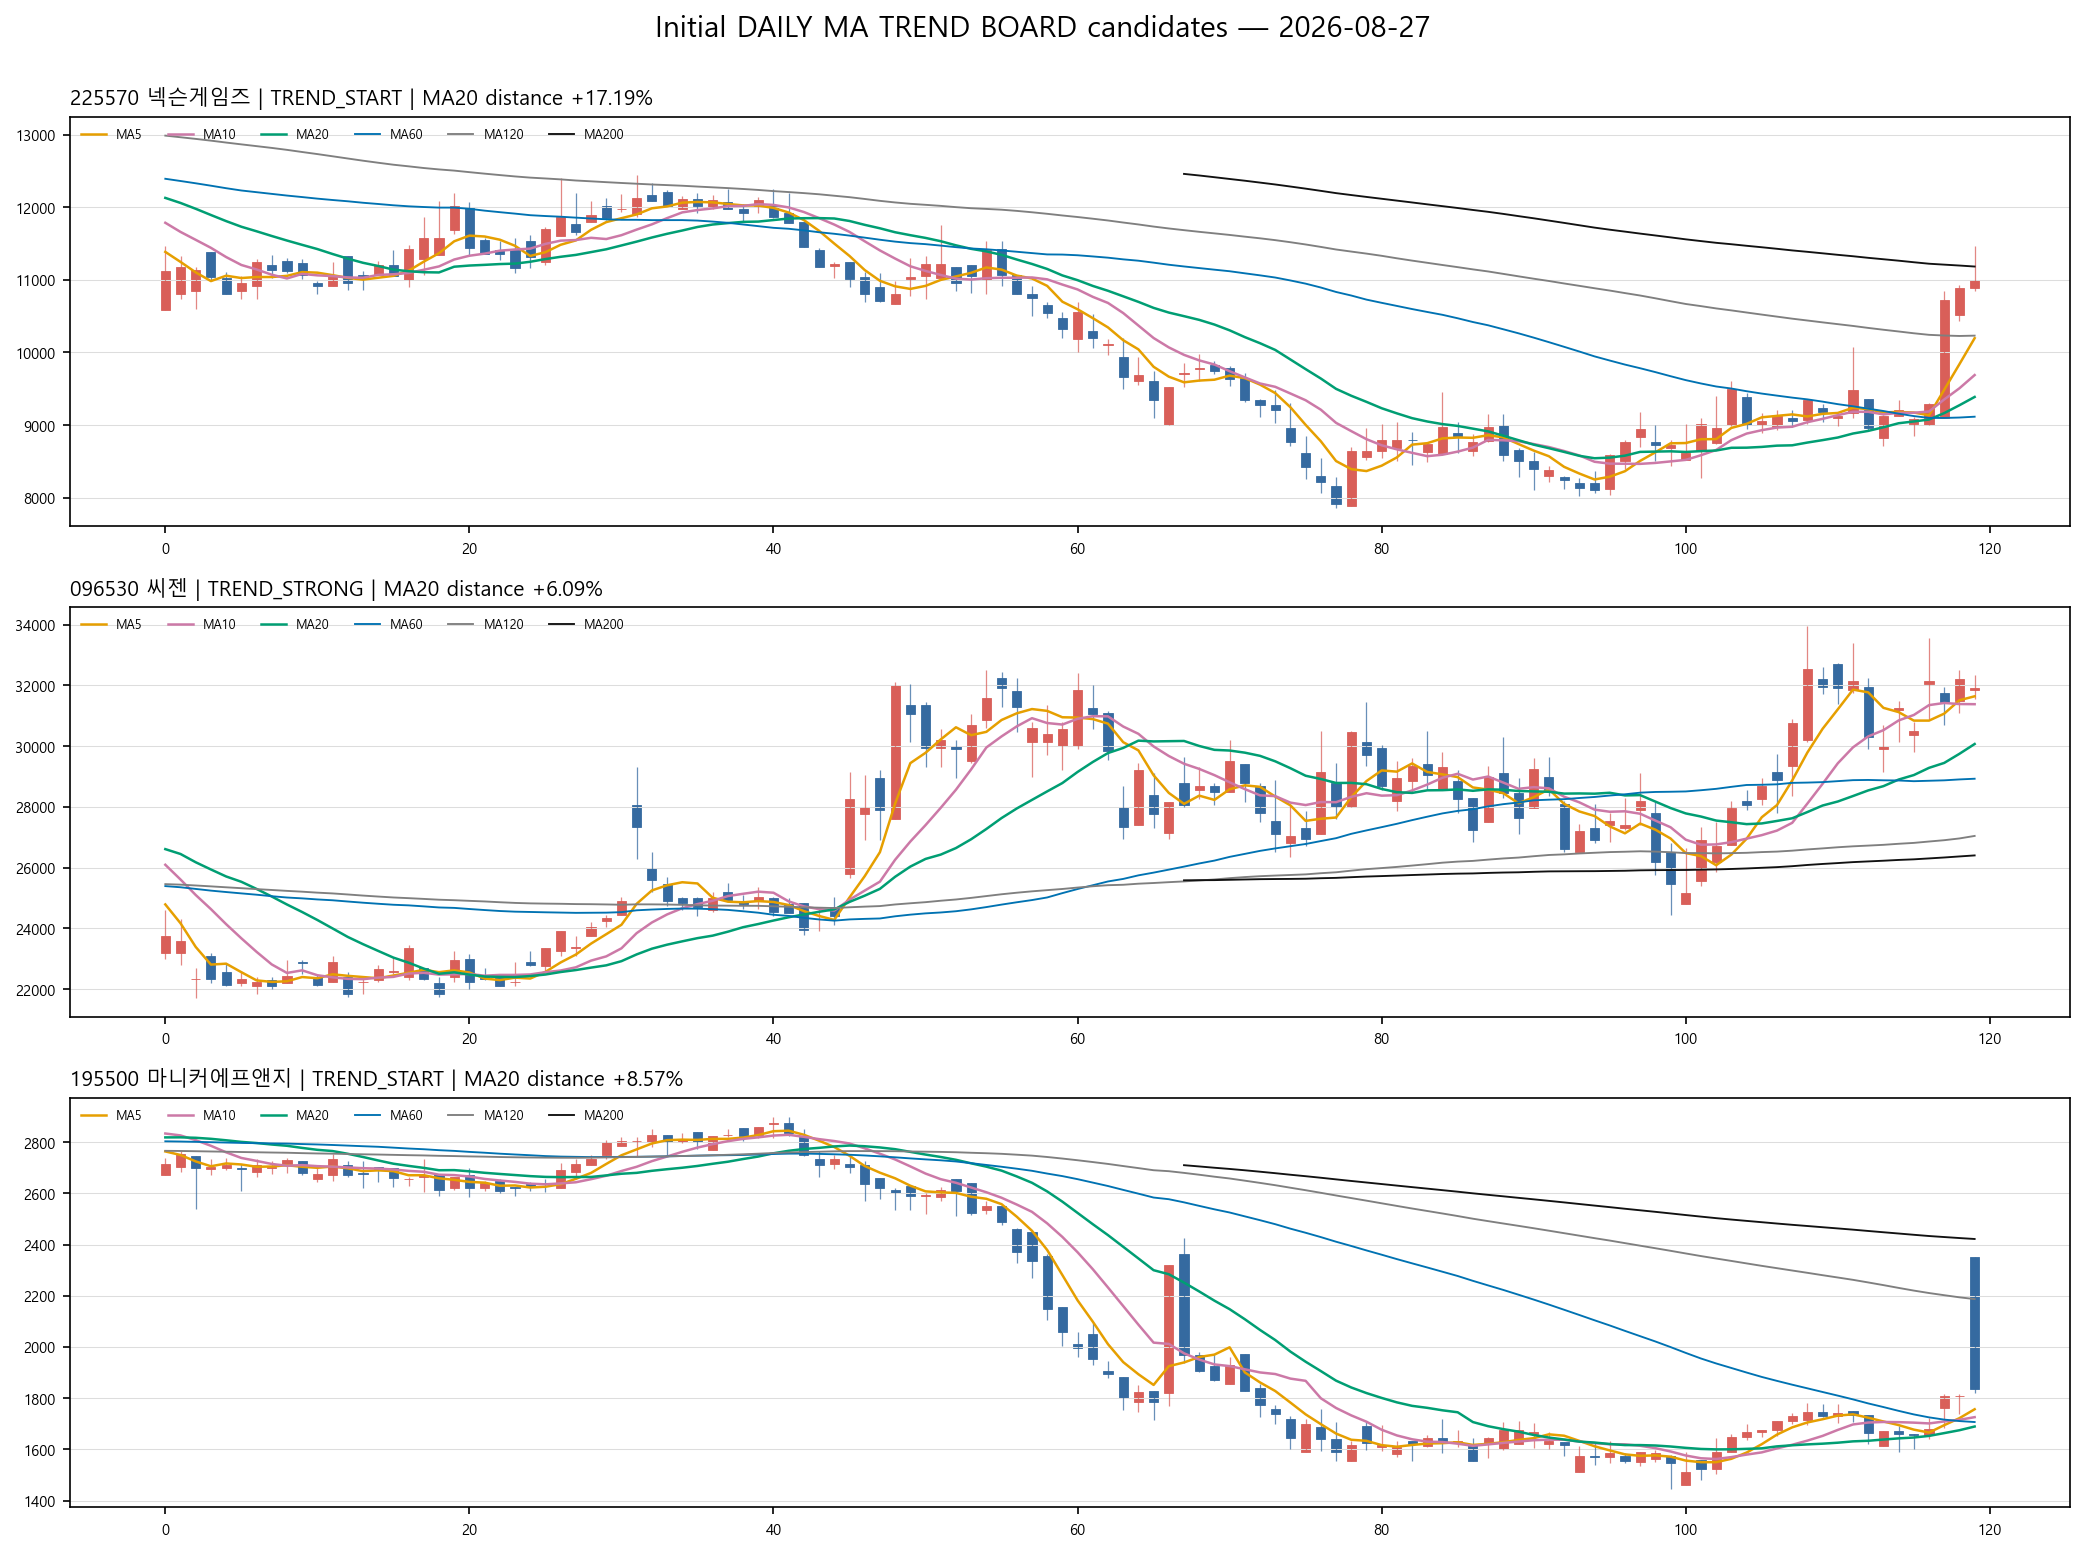

This figure's Python source:
# -*- coding: utf-8 -*-
"""최초 DAILY MA TREND BOARD 조건 재현 및 일봉 차트 QA. 생산/주문 미연결."""
from __future__ import annotations

import json, math
from pathlib import Path

import matplotlib.pyplot as plt
from matplotlib.patches import Rectangle
import pandas as pd

plt.rcParams["font.family"] = "Malgun Gothic"
plt.rcParams["axes.unicode_minus"] = False

ROOT = Path(r"C:\stock_bot")
SOURCE = ROOT / "data" / "eod_daily_bars.csv"
OUT_JSON = ROOT / "reports" / "initial_ma_board_chart_check_20260827.json"
OUT_PNG = ROOT / "reports" / "initial_ma_board_chart_check_20260827.png"
DAY = "20260827"
MA_WINDOWS = (5, 10, 20, 60, 120, 200)


def ma(close, window, end=None):
    end = len(close) if end is None else end
    start = end - window
    return float(close.iloc[start:end].mean()) if start >= 0 else 0.0


def pct(current, previous):
    return (current / previous - 1.0) * 100.0 if previous > 0 else 0.0


def recent_compression(close):
    best = math.inf
    for days_ago in range(5, 61):
        end, start = len(close) - days_ago, len(close) - days_ago - 30
        if start < 0 or end < 30:
            continue
        window = close.iloc[start:end]
        center = float(window.mean())
        spread = (float(window.max()) - float(window.min())) / center * 100.0
        m5, m10, m20 = (ma(close, w, end) for w in (5, 10, 20))
        ma_spread = (max(m5, m10, m20) - min(m5, m10, m20)) / center * 100.0
        slope20 = abs(pct(m20, ma(close, 20, end - 10)))
        best = min(best, spread)
        if spread <= 18.0 and ma_spread <= 5.0 and slope20 <= 3.0:
            return True, round(spread, 3), days_ago
    return False, round(best, 3) if math.isfinite(best) else 0.0, 0


def classify(frame):
    close = frame["close"].astype(float).reset_index(drop=True)
    last = frame.iloc[-1]
    if len(close) < 210 or float(last["volume"]) <= 0 or float(last["value"]) / 100.0 < 20.0:
        return None
    current = float(close.iloc[-1])
    mas = {w: ma(close, w) for w in MA_WINDOWS}
    slopes = {5: pct(mas[5], ma(close, 5, len(close)-5)),
              10: pct(mas[10], ma(close, 10, len(close)-5)),
              20: pct(mas[20], ma(close, 20, len(close)-10)),
              60: pct(mas[60], ma(close, 60, len(close)-10)),
              120: pct(mas[120], ma(close, 120, len(close)-20)),
              200: pct(mas[200], ma(close, 200, len(close)-20))}
    compressed, compression_pct, compression_days_ago = recent_compression(close)
    short_stack = current > mas[5] > mas[10] > mas[20]
    mid_stack = short_stack and mas[20] > mas[60] and current > mas[120]
    full_stack = mid_stack and mas[60] > mas[120] > mas[200]
    short_rising = all(slopes[w] > 0 for w in (5, 10, 20))
    mid_rising = short_rising and slopes[60] > 0
    long_rising = mid_rising and slopes[120] > 0 and slopes[200] >= 0
    breakout20 = current > float(close.iloc[-21:-1].max())
    breakout60 = current > float(close.iloc[-61:-1].max())
    if compressed and full_stack and long_rising: state = "TREND_STRONG"
    elif compressed and mid_stack and mid_rising: state = "TREND_UP"
    elif compressed and short_stack and short_rising and breakout20 and current > mas[60]: state = "TREND_START"
    else: return None
    order = [current, *(mas[w] for w in MA_WINDOWS)]
    score = min(100, sum(5 for a, b in zip(order, order[1:]) if a > b)
                + sum(5 for w in (5, 10, 20, 60, 120) if slopes[w] > 0)
                + 20 + (15 if breakout20 else 0) + (10 if breakout60 else 0))
    return {"code": str(last["code"]).zfill(6), "name": str(last["name"]), "trend_state": state,
            "trend_score": int(score), "compression_pct": compression_pct,
            "compression_days_ago": compression_days_ago,
            "ma20_distance_pct": round(pct(current, mas[20]), 3)}


def candle_panel(ax, frame, title):
    view = frame.tail(120).copy().reset_index(drop=True)
    x = range(len(view))
    for i, row in view.iterrows():
        up = row["close"] >= row["open"]
        color = "#d95f59" if up else "#356aa0"
        ax.vlines(i, row["low"], row["high"], color=color, linewidth=0.6, alpha=0.75)
        bottom, height = min(row["open"], row["close"]), abs(row["close"] - row["open"])
        ax.add_patch(Rectangle((i-0.3, bottom), 0.6, max(height, 0.01), facecolor=color, edgecolor=color, linewidth=0.4))
    colors = {5:"#e69f00", 10:"#cc79a7", 20:"#009e73", 60:"#0072b2", 120:"#7f7f7f", 200:"#111111"}
    full = frame.copy()
    for w in MA_WINDOWS:
        series = full["close"].rolling(w).mean().tail(120).reset_index(drop=True)
        ax.plot(x, series, label=f"MA{w}", color=colors[w], linewidth=1.2 if w <= 20 else 0.9)
    ax.set_title(title, fontsize=10, loc="left")
    ax.grid(axis="y", color="#dddddd", linewidth=0.5)
    ax.tick_params(labelsize=7); ax.legend(ncol=6, fontsize=6, loc="upper left", frameon=False)


def main():
    cols = ["date", "code", "name", "market", "open", "high", "low", "close", "volume", "value"]
    data = pd.read_csv(SOURCE, dtype={"date":str, "code":str}, usecols=cols, low_memory=False)
    data = data[(data["market"].isin(["KOSPI", "KOSDAQ"])) & (data["date"] <= DAY)].copy()
    for col in ("open", "high", "low", "close", "volume", "value"):
        data[col] = pd.to_numeric(data[col], errors="coerce")
    data = data.dropna(subset=["open", "high", "low", "close"]).sort_values(["code", "date"])
    candidates, frames = [], {}
    for code, frame in data.groupby("code", sort=False):
        if str(frame.iloc[-1]["date"]) != DAY: continue
        result = classify(frame)
        if result:
            candidates.append(result); frames[result["code"]] = frame
    candidates.sort(key=lambda row: (-row["trend_score"], row["code"]))
    fig, axes = plt.subplots(max(1, len(candidates)), 1, figsize=(14, max(4, 3.5*len(candidates))), squeeze=False)
    if candidates:
        for ax, row in zip(axes[:,0], candidates):
            candle_panel(ax, frames[row["code"]], f'{row["code"]} {row["name"]} | {row["trend_state"]} | MA20 distance {row["ma20_distance_pct"]:+.2f}%')
    else:
        axes[0,0].text(0.5, 0.5, "No candidates", ha="center", va="center")
    fig.suptitle("Initial DAILY MA TREND BOARD candidates — 2026-08-27", fontsize=14)
    fig.tight_layout(rect=(0,0,1,0.98)); fig.savefig(OUT_PNG, dpi=150, bbox_inches="tight"); plt.close(fig)
    report = {"provenance":"HYPOTHETICAL", "date":DAY, "source":str(SOURCE), "candidate_count":len(candidates),
              "candidates":candidates, "chart":str(OUT_PNG)}
    OUT_JSON.write_text(json.dumps(report, ensure_ascii=False, indent=2), encoding="utf-8")
    print(json.dumps(report, ensure_ascii=False))


if __name__ == "__main__": main()
